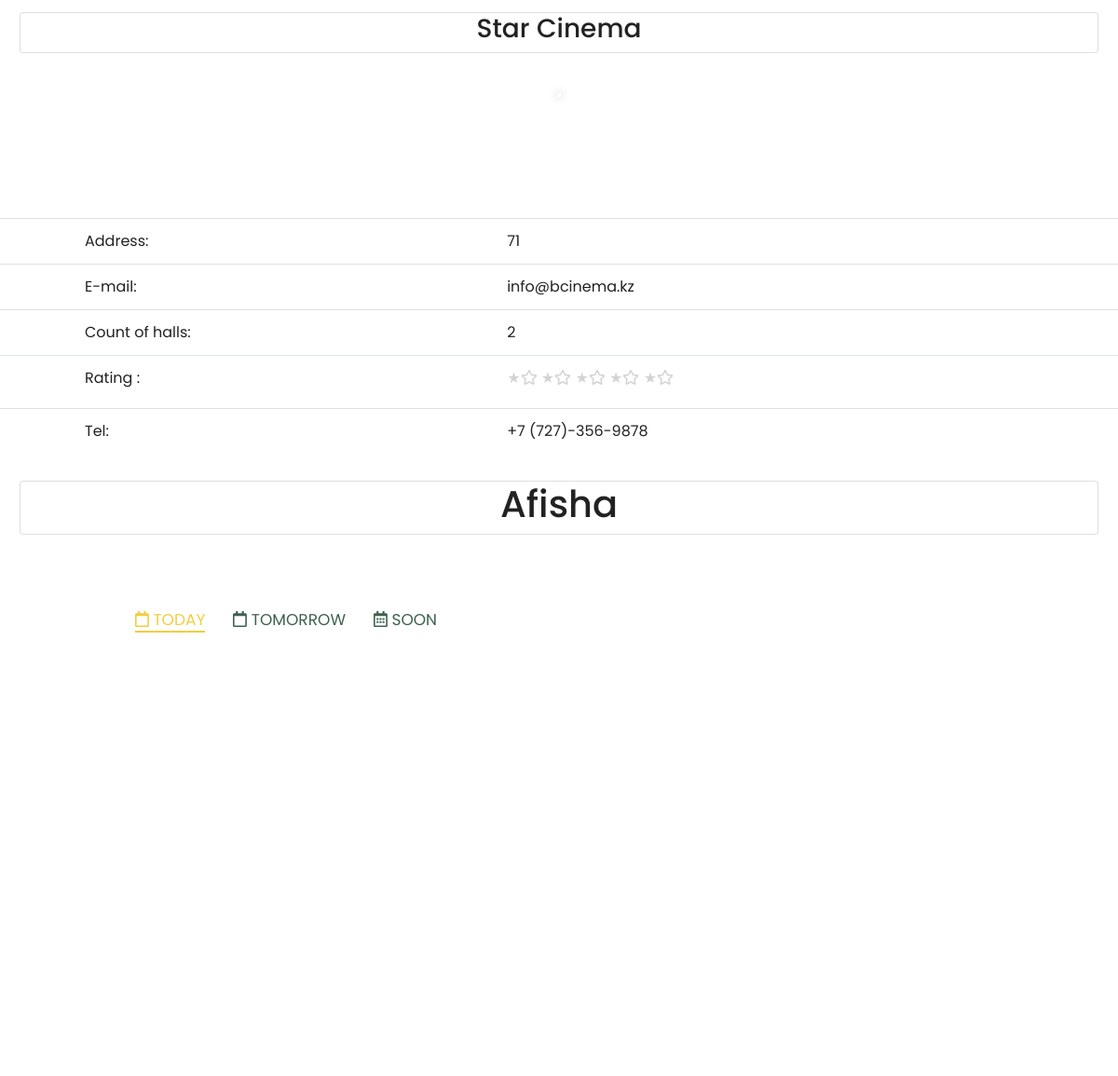
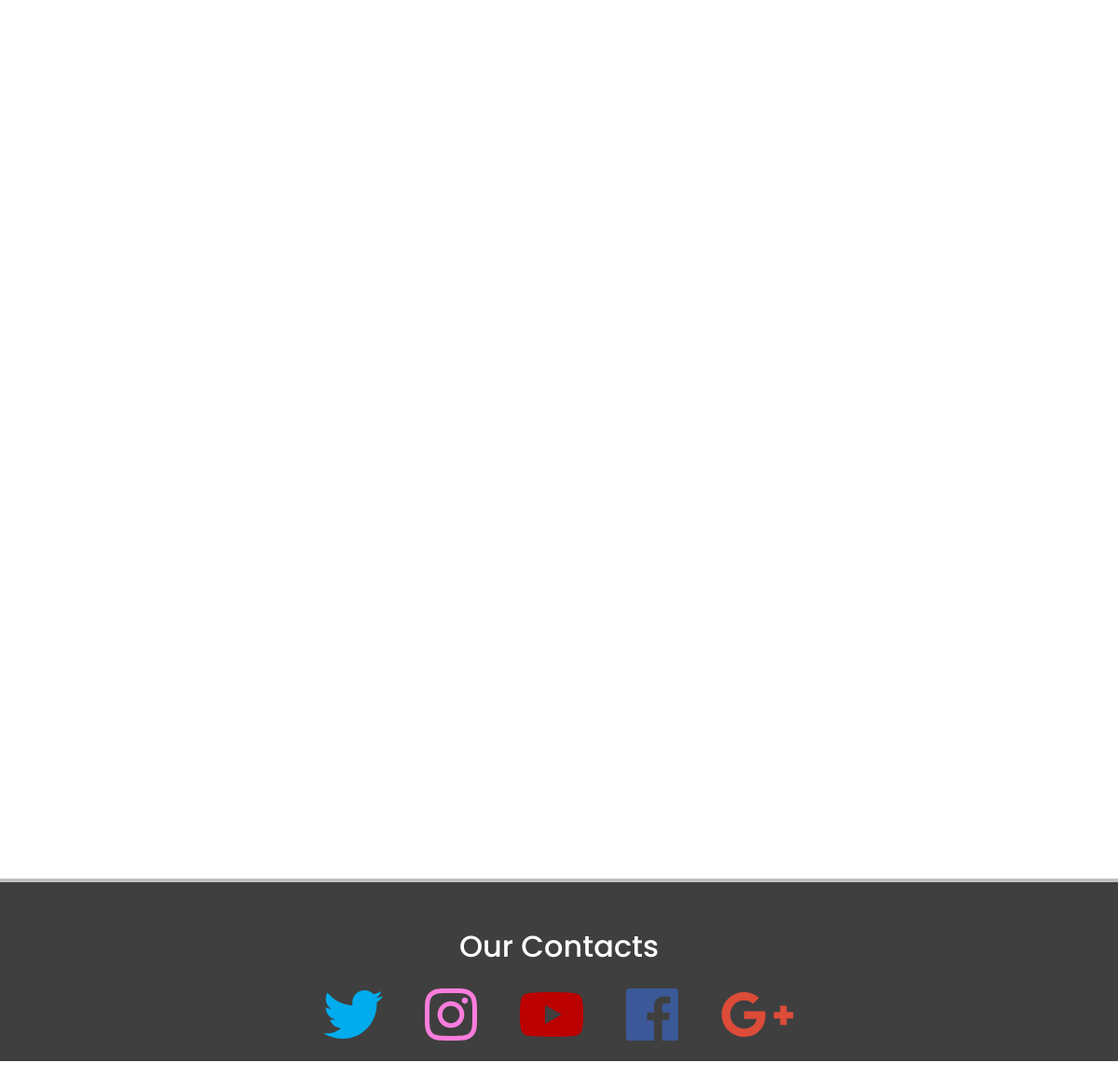
/cinema/Star Cinema/, run on the app's committed database (2 pictures, top to bottom).
### article/models.py (models this page shows, shortened)
class Cinema(models.Model):
    cinema_name = models.CharField('Name_of_cinema', max_length = 30,)
    area = models.PositiveIntegerField()
    cinema_address = models.CharField('cinema_address', max_length = 30,default='71')
    cinema_poster = models.CharField(max_length=100,default="http://thumbs.dfs.ivi.ru/storage4/contents/8/5/25df26b4ff265c284df18453f62ac7.jpg")
    cinema_movie_discouns = models.PositiveIntegerField()

### article/views.py (the view)
# urls.py: path('cinema/<cinema_name>/', views.cinema_view, name='cinema_view'),
def cinema_view(request, cinema_name):
    cinema = Cinema.objects.get(cinema_name=cinema_name)
    return render(request, "article/cinema_view.html", {"cinema": cinema})

### article/templates/article/cinema_view.html (shortened to what this page needs)
<!DOCTYPE html>
<html lang="en" dir="ltr">
 <head>
   <link rel="stylesheet" href="https://maxcdn.bootstrapcdn.com/bootstrap/4.0.0/css/bootstrap.min.css">
     {% load staticfiles %}
      <link rel="stylesheet" href="https://cdnjs.cloudflare.com/ajax/libs/font-awesome/4.7.0/css/font-awesome.min.css">
   <link rel="stylesheet" href="{% static 'aboutCinema.css' %}">
   <link rel="stylesheet" href="{% static 'kinoq.css' %}">
   <link rel="stylesheet" href="{% static 'style.css' %}">
 </head>
 <body>
<div class="container-fluit padding" >
 <div class="row alert text-center">
   <div class="col-12">
     <div class="card">
       <h3 class = "display">{{cinema.cinema_name}}</h3>
     </div>
   </div>
 </div>
</div>
<div class="img">
 <img src="https://ticketon.kz/media/upload/9865u30239_screenshot_1.jpg" alt="" class="img-item">
</div>
 <div class="table-responsive">
   <table class="table table-borderless table-hover">
     <tbody>
       <tr>
         <th scope="row"></th>
           <td>Address:   </td>
           <td>{{cinema.cinema_address}}</td>
       </tr>
       <tr>
         <th scope="row"></th>
         <td>E-mail:  </td>
         <td>info@bcinema.kz</td>
       </tr>
       <tr>
         <th scope="row"></th>
         <td>Count of halls:  </td>
         <td>{{cinema.room_set.count}}</td>
       </tr>
        <tr>
           <th scope="row"></th>
           <td>Rating :  </td>
           <td>
            <form>
               <fieldset class="rating">
                  <div class="stars">
                     <label for="demo-1" aria-label="1 star" title="1 star"><i class="far fa-star"></i> </label>
                     <label for="demo-2" aria-label="2 stars" title="2 stars"><i class="far fa-star"></i> </label>
                     <label for="demo-3" aria-label="3 stars" title="3 stars"><i class="far fa-star"></i> </label>
                     <label for="demo-4" aria-label="4 stars" title="4 stars"><i class="far fa-star"></i> </label>
                     <label for="demo-5" aria-label="5 stars" title="5 stars"><i class="far fa-star"></i> </label>
                  </div>
               </fieldset>
            </form>
         </td>
      </tr>
       <tr>
         <th scope="row"></th>
         <td>Tel:  </td>
         <td> +7 (727)-356-9878</td>
      </tr>
   </tbody>
</table>
 </div>
 <div class="container-fluit padding" >
   <div class="row alert text-center">
     <div class="col-12">
       <div class="card">
         <h1 class = "display">Afisha</h1>
       </div>
     </div>
   </div>
 </div>
 <div class="container">
			<div class="row">
			   <div class="col-md-12">
				   <div class="tab" role="tabpanel">
				        <ul class="nav nav-tabs" role="tablist">
					 		<li role="presentation" class="active"><a href="#Section1" aria-controls="home" role="tab" data-toggle="tab" ><i class="far fa-calendar"></i>  Today </a></li>
							<li role="presentation"><a href="#Section2" aria-controls="profile" role="tab" data-toggle="tab"> <i class="far fa-calendar"></i>  Tomorrow</a></li>
							<li role="presentation"><a href="#Section3" aria-controls="profile" role="tab" data-toggle="tab"><i class="far fa-calendar-alt"></i>  Soon</a></li>
				 	    </ul>
					 	<div class="tab-content tabs">
							</div>
				    	</div>
			     	</div>
			  	</div>
		    </div>
		<footer class="container-fluid">
		  <div class="container">
		    <div class="row padding text-center">
		      <div class="col-12">
		        <h2>Our Contacts</h2>
		      </div>
		      <div class="col-12 social padding">
		        <a href="#"><i class="fab fa-twitter"></i></a>
		        <a href="#"><i class="fab fa-instagram"></i></a>
		        <a href="#"><i class="fab fa-youtube"></i></a>
		        <a href="#"><i class="fab fa-facebook"></i></a>
		        <a href="#"><i class="fab fa-google-plus-g"></i></a>
		      </div>
		    </div>
		  </div>
		</footer>
	</body>
</html>

### article/static/aboutCinema.css (style rules this page uses)
.img { display: block; margin-top: 20px; margin-bottom: 20px; text-align: center; }
.img-item { display: inline-block; border: 2px solid #fff; box-shadow: 0 0 10px #9e9e9e; max-width: 45%; height: auto; }
table { width: 300px; border: 0px; margin: auto ; margin-top: 100px; }
.rating .stars label:before { content: "★"; }
.stars label { color: lightgray; }

### article/static/kinoq.css (style rules this page uses)
body { margin: 0; height: 100%; background-size: 1300px 600px; }
.tab { padding: 40px 80px; position: relative; }
.tab .nav-tabs { border-bottom: none; padding: 0 20px; position: relative; }
.tab .nav-tabs li { margin: 10px 30px 0 0; }
.tab .nav-tabs li a { font-size: 17px; color: #0F3A23; text-transform: uppercase; border-bottom: 5px solid transparent; opacity: 0.8; }
.tab .nav-tabs li.active a,.tab .nav-tabs li.active a:focus,.tab .nav-tabs li.active a:hover { border: none; background: transparent; opacity: 0.8; border-bottom: 2px solid #eec111; color: #eec111; }
.tab .tab-content { padding: 20px 20px 0 0; margin-top: 40px; background: transparent; position: relative; }

### article/static/style.css (style rules this page uses)
body, html { width: 100%; height: 100%; font-family: 'Poppins', sans-serif; color:#222; background-image: image("C:\Users\ЗФманбек\Pictures\neon_tekst_vyveska_148000_3840x2160.jpg"); }
.social a { font-size:4em; padding:20px; }
.fa-facebook { color:#3b5998 }
.fa-instagram { color:#FB7DDD }
.fa-twitter { color:#00aced }
.fa-youtube { color:#bb0000 }
.fa-google-plus-g { color:#dd4b39 }
footer { background-color: #3f3f3f; padding-top: 50px; border-top:4px solid silver; color:white; }
.card { position: relative; }
html { font-size: 16px; }

### data on the page
Cinema: cinema_name "Star Cinema", cinema_address "71", room_set.count "2"
